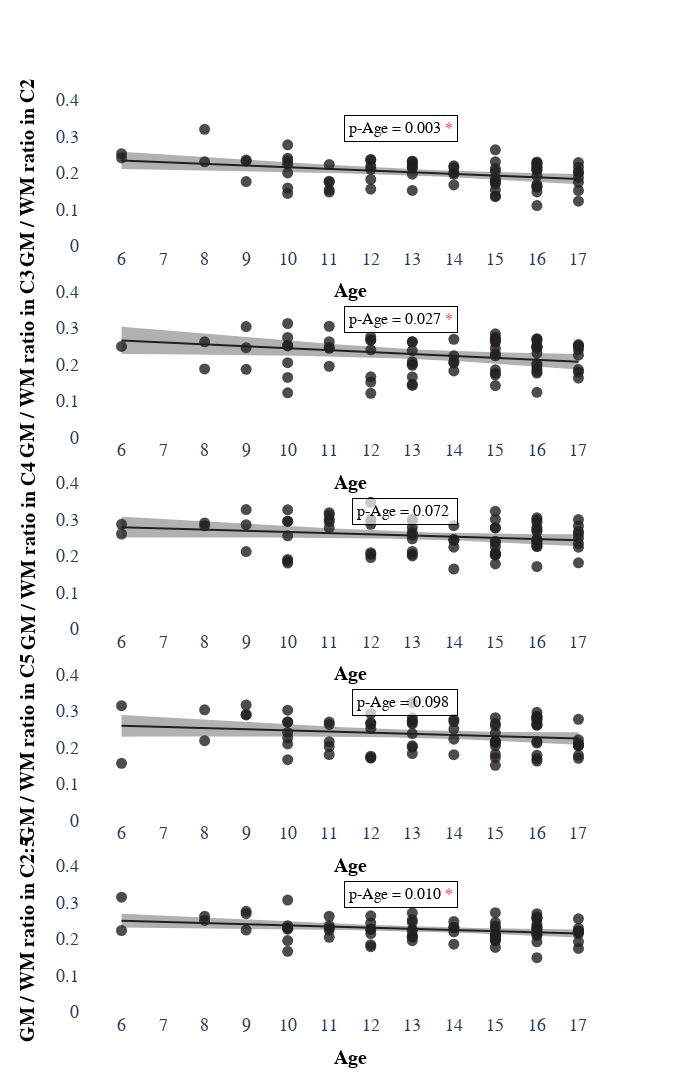

The notebook cell saved with this chart:
### Markdown cell above
## Plot GM/WM ratio

### Code cell
plot_ratio(df_GM_WM_SC, 'GM', 'WM')
